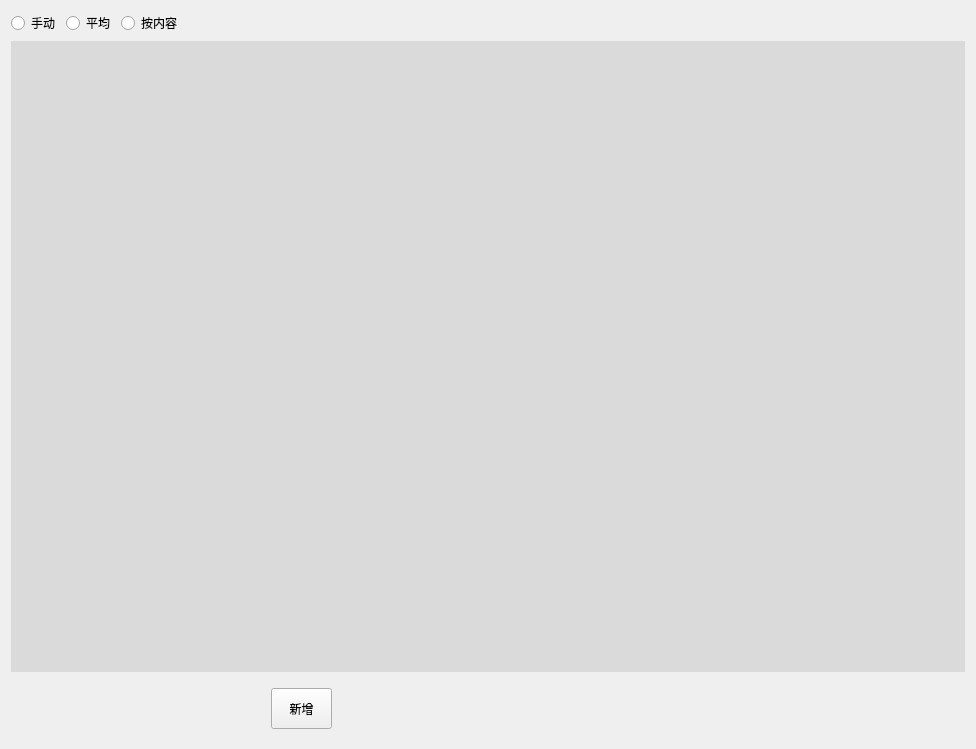
<?xml version="1.0" encoding="UTF-8"?>
<ui version="4.0">
 <class>OrderManager</class>
 <widget class="QWidget" name="OrderManager">
  <property name="geometry">
   <rect>
    <x>0</x>
    <y>0</y>
    <width>976</width>
    <height>749</height>
   </rect>
  </property>
  <property name="windowTitle">
   <string>Form</string>
  </property>
  <layout class="QGridLayout" name="gridLayout">
   <item row="0" column="0">
    <layout class="QHBoxLayout" name="horizontalLayout">
     <item>
      <widget class="QRadioButton" name="radioButton_manu">
       <property name="text">
        <string>手动</string>
       </property>
      </widget>
     </item>
     <item>
      <widget class="QRadioButton" name="radioButton_ave">
       <property name="text">
        <string>平均</string>
       </property>
      </widget>
     </item>
     <item>
      <widget class="QRadioButton" name="radioButton_content">
       <property name="text">
        <string>按内容</string>
       </property>
      </widget>
     </item>
     <item>
      <spacer name="horizontalSpacer">
       <property name="orientation">
        <enum>Qt::Horizontal</enum>
       </property>
       <property name="sizeHint" stdset="0">
        <size>
         <width>303</width>
         <height>20</height>
        </size>
       </property>
      </spacer>
     </item>
    </layout>
   </item>
   <item row="1" column="0">
    <widget class="QTabWidget" name="tabWidget">
     <property name="mouseTracking">
      <bool>false</bool>
     </property>
     <property name="styleSheet">
      <string notr="true">background-color: rgb(218, 218, 218);</string>
     </property>
     <property name="currentIndex">
      <number>-1</number>
     </property>
     <property name="documentMode">
      <bool>true</bool>
     </property>
    </widget>
   </item>
   <item row="2" column="0">
    <widget class="QWidget" name="widget" native="true">
     <property name="minimumSize">
      <size>
       <width>0</width>
       <height>60</height>
      </size>
     </property>
     <property name="maximumSize">
      <size>
       <width>16777215</width>
       <height>60</height>
      </size>
     </property>
     <widget class="QPushButton" name="pushButton_new">
      <property name="geometry">
       <rect>
        <x>260</x>
        <y>10</y>
        <width>61</width>
        <height>41</height>
       </rect>
      </property>
      <property name="text">
       <string>新增</string>
      </property>
     </widget>
     <zorder>pushButton_new</zorder>
     <zorder></zorder>
    </widget>
   </item>
  </layout>
  <zorder>widget</zorder>
  <zorder></zorder>
  <zorder>tabWidget</zorder>
  <zorder>plainTextEdit</zorder>
  <zorder>tabWidget</zorder>
  <zorder>horizontalSpacer</zorder>
  <zorder>radioButton_manu</zorder>
  <zorder>radioButton_content</zorder>
  <zorder>radioButton_ave</zorder>
 </widget>
 <resources/>
 <connections/>
</ui>
